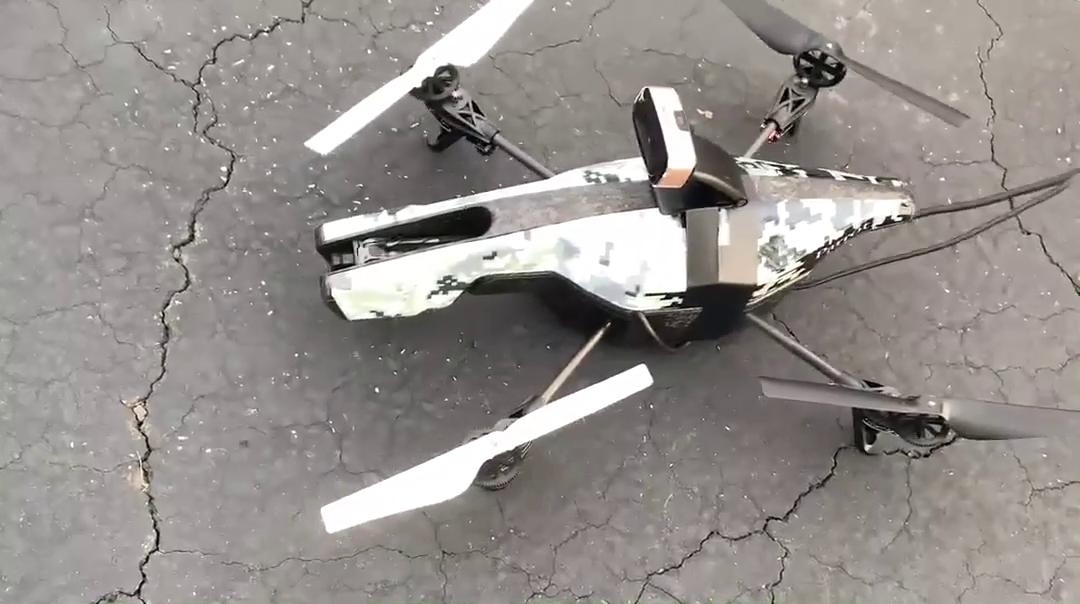
#> input picture frame 11 of AI-19/AICLUBVIDEOS/2ndvidneedslow - Copy.mp4, 1080 x 604 px, given in place of the camera
$ jupyter execute The_Final_Code_live.ipynb   (shell and % lines are left out)   (text cells are left out)
#> lines starting #> are read from the running program, lines starting #| are printed output that depends on the picture; pictures that were not available may be replaced by others from this repository, and a replacement may not be noted
[cell 1]
import cv2
import numpy as np
import time
import os
import shutil
import psutil
from PIL import Image
import pickle
import pandas as pd
import datetime
import random
os.chdir('/Users/NidhiAneja/Documents/AI/Cafeteria/OpenCV-Python-Series-master/src_final/')
from utils import CFEVideoConf, image_resize
import glob
from imageai.Prediction import ImagePrediction
from imageai.Detection import ObjectDetection
from imageai.Prediction.Custom import ModelTraining
from imageai.Prediction.Custom import CustomImagePrediction
import matplotlib.pyplot as plt

[cell 2]
os.chdir('/Users/NidhiAneja/Documents/AI/Cafeteria/OpenCV-Python-Series-master/src_final/video-image/in')
base_dir = '/Users/NidhiAneja/Documents/AI/Cafeteria/OpenCV-Python-Series-master/src_final/video-image/in'

[cell 3]
student_name = input()
#> the answer given: ../AI-19/Capturning_Pics/Kunal/0.jpg
if not os.path.exists(os.path.join(base_dir, student_name)):
    os.makedirs(os.path.join(base_dir, student_name))

nm1 = str(student_name)
nm2 = '.avi'
nm3 = '.mp4'
avi_file = ''.join((nm1, nm2))
mp4_file = ''.join((nm1, nm3))

#Go to the student folder
os.chdir(os.path.join(base_dir, nm1))

frames_per_sec = 24.0
resolution = '720p'

STD_DIMENSIONS = {
    '420p':(640, 480),
    '720p':(1280, 720),
    '1080p':(1920, 1080),
    '4k':(3840, 2160),
}
VIDEO_TYPE = {
    '.avi': cv2.VideoWriter_fourcc(*'XVID'),
    '.mp4' : cv2.VideoWriter_fourcc (*'XVID'),
}
def get_video_type (file_path):
    filepath, x = os.path.splitext(file_path)
    if x in VIDEO_TYPE:
        return VIDEO_TYPE[x]
def set_res(cap, res='720p'):
    width, height = STD_DIMENSIONS['720p']
    if res in STD_DIMENSIONS:
        width, height = STD_DIMENSIONS[res]
    cap.set(3, width)
    cap.set(4, height)
    return width, height
cap = cv2.VideoCapture(0)
dims = set_res(cap, resolution)
video_type_cv2 = get_video_type (avi_file)

recording_length = 10
t0 = time.time()
avi_out = cv2.VideoWriter(avi_file, video_type_cv2, frames_per_sec, dims)
mp4_out = cv2.VideoWriter(mp4_file, video_type_cv2, frames_per_sec, dims)


while True:
    ret, frame = cap.read()
#> frame is the input picture: shape (604, 1080, 3); mean B, G, R 140, 143.3, 148.6
    mp4_out.write(frame)
    cv2.imshow('frame', frame)
    cv2.moveWindow('frame', 50,40)
    if cv2.waitKey(20) & 0xFF == ord('q') or time.time() > (t0 + recording_length):
#> (key q is pressed here)
        break

cap.release()
avi_out.release()
mp4_out.release()
cv2.destroyAllWindows()
os.chdir(os.path.join(base_dir, student_name))
final_vid = os.path.join(base_dir, student_name , mp4_file)
final_vid2 = os.path.join(base_dir, student_name , avi_file)
print(final_vid)
print(final_vid2)

[cell 4]
fps = 2000 # 1 sec

[cell 5]
def extract_image_fps(video_source):
    vidcap = cv2.VideoCapture(video_source)
    count = 0
    success = True
    while success:
        vidcap.set(cv2.CAP_PROP_POS_MSEC, (count*fps))
        success, image = vidcap.read()
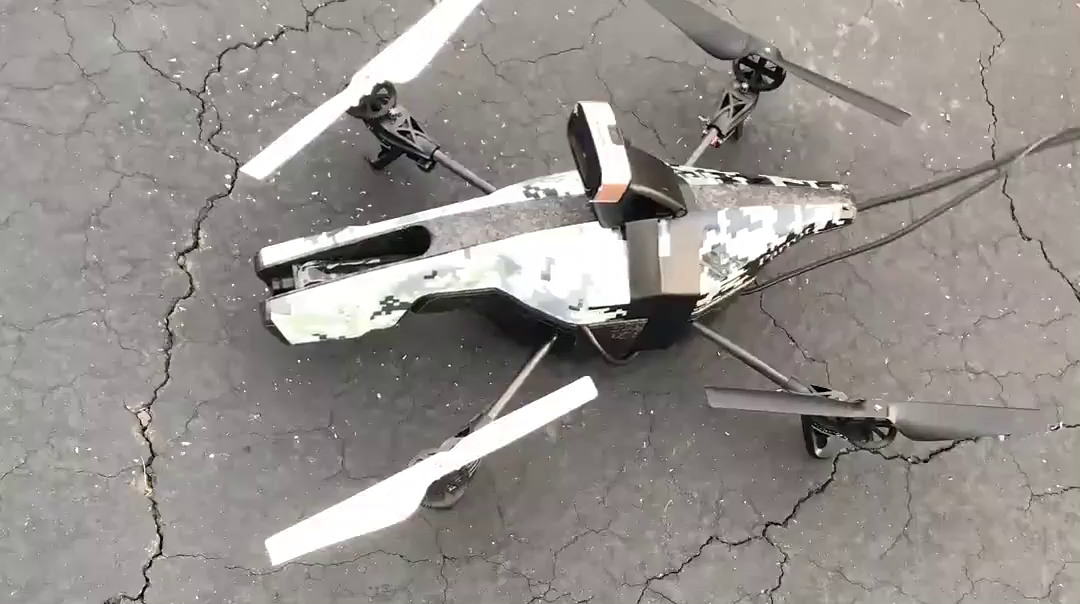
#> input picture frame 0 of AI-19/AICLUBVIDEOS/2ndvidneedslow - Copy.mp4, 1080 x 604 px, given in place of 0.jpg.avi, which was not available
#> image is the input picture: shape (604, 1080, 3); mean B, G, R 139.8, 143.5, 148.7
        img_last= cv2.imread('frame{}.png'.format(count-1))
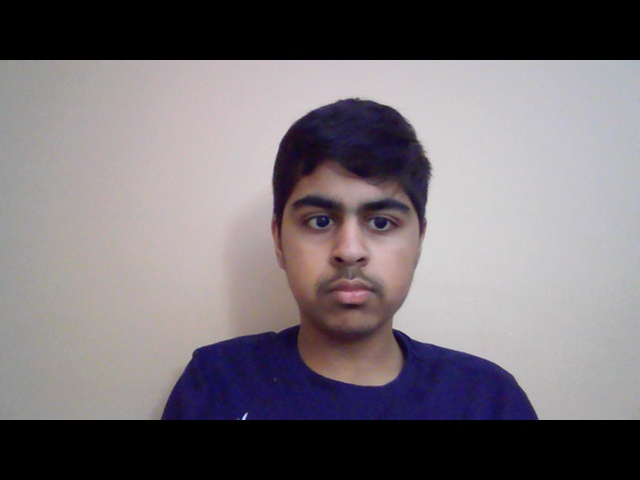
#> input picture AI-19/Capturning_Pics/Kunal/0.jpg, 640 x 480 px, given in place of frame-1.png, which was not available
#> img_last is the input picture: shape (480, 640, 3); mean B, G, R 117.5, 112.4, 118.7
        if np.array_equal(image, img_last):
            break
        cv2.imwrite("frame%d.png" % count, image)
        print('{}.sec reading a new frame:{}'.format(count, success))
#| 0.sec reading a new frame:True
        count += 1
    folder = os.path.dirname(video_source)
    print (folder)
#| /Users/NidhiAneja/Documents/AI/Cafeteria/OpenCV-Python-Series-master/src_final/video-image/in/../AI-19/Capturning_Pics/Kunal/0.jpg/../AI-19/Capturning_Pics/Kunal
'''    for each_pic in os.listdir(folder):
        pic = os.path.join(folder, each_pic)
        #print(pic)
        gg = os.path.getsize(pic) > 0
        print(gg)
        if gg == False:
            os.remove(pic)
            print('Deleted ' + pic + '!')'''

$ run again, starting later in the video
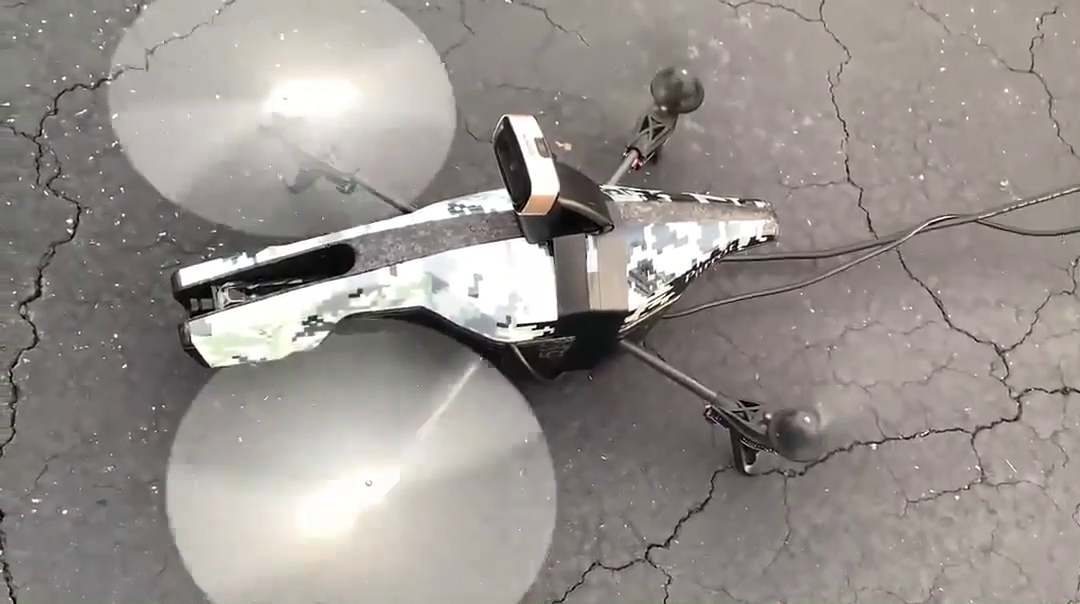
#> input picture frame 50 of AI-19/AICLUBVIDEOS/2ndvidneedslow - Copy.mp4, 1080 x 604 px, given in place of the camera
#> frame is the input picture: shape (604, 1080, 3); mean B, G, R 141.5, 145.8, 151.8
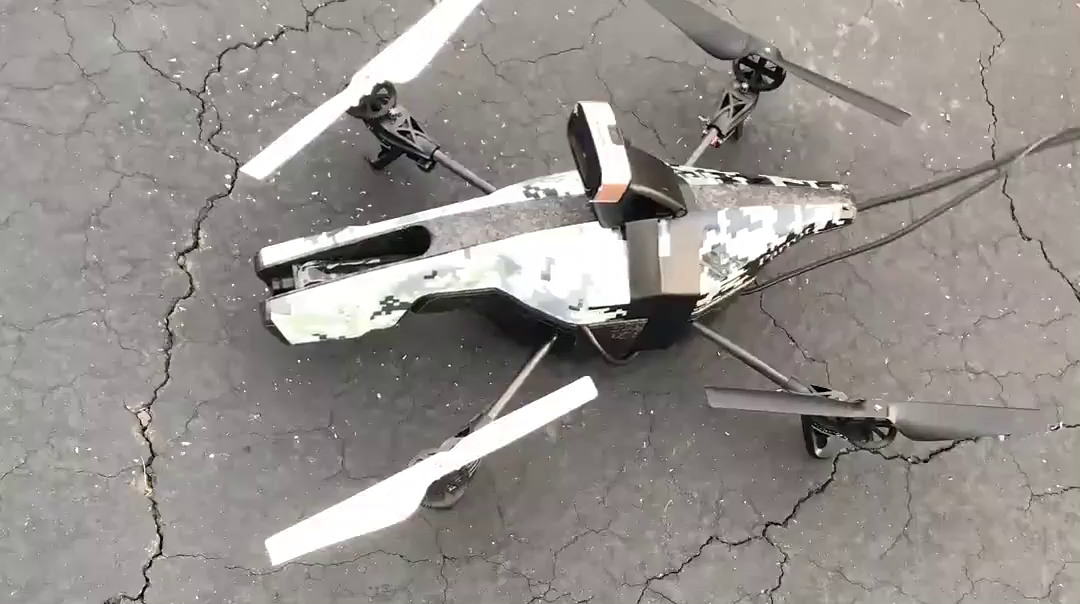
#> input picture frame 0 of AI-19/AICLUBVIDEOS/2ndvidneedslow - Copy.mp4, 1080 x 604 px, given in place of 0.jpg.avi, which was not available
#> in extract_image_fps, image is the input picture: shape (604, 1080, 3); mean B, G, R 139.8, 143.5, 148.7
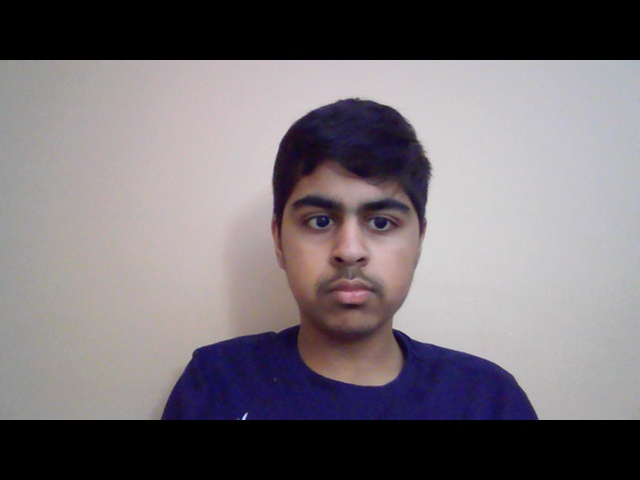
#> input picture AI-19/Capturning_Pics/Kunal/0.jpg, 640 x 480 px, given in place of frame-1.png, which was not available
#> in extract_image_fps, img_last is the input picture: shape (480, 640, 3); mean B, G, R 117.5, 112.4, 118.7
#| 0.sec reading a new frame:True
#| /Users/NidhiAneja/Documents/AI/Cafeteria/OpenCV-Python-Series-master/src_final/video-image/in/../AI-19/Capturning_Pics/Kunal/0.jpg/../AI-19/Capturning_Pics/Kunal

$ run again, starting later in the video
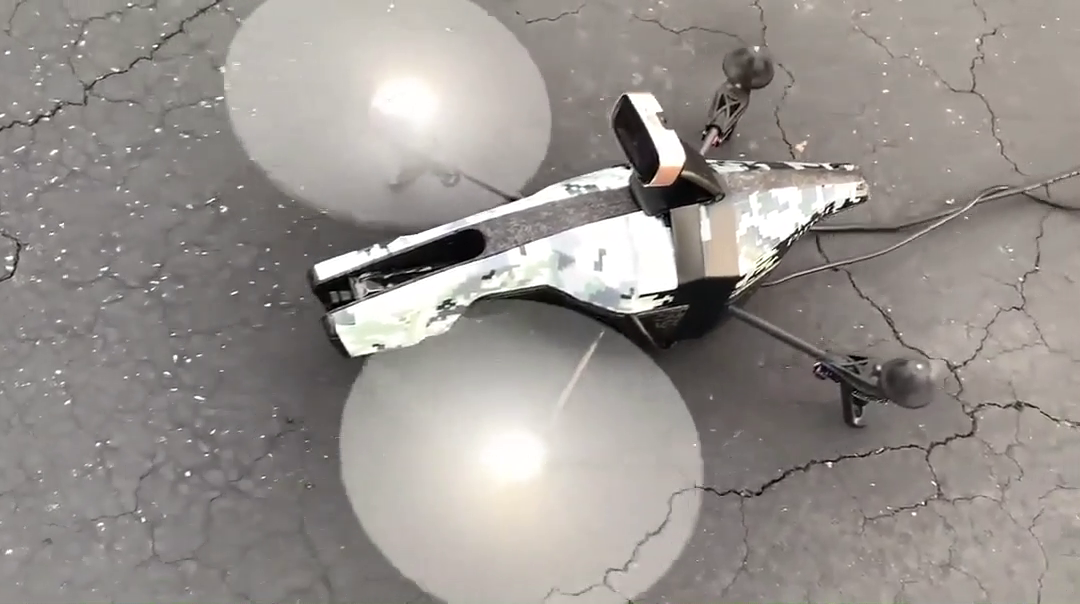
#> input picture frame 89 of AI-19/AICLUBVIDEOS/2ndvidneedslow - Copy.mp4, 1080 x 604 px, given in place of the camera
#> frame is the input picture: shape (604, 1080, 3); mean B, G, R 141.6, 145.8, 151.4
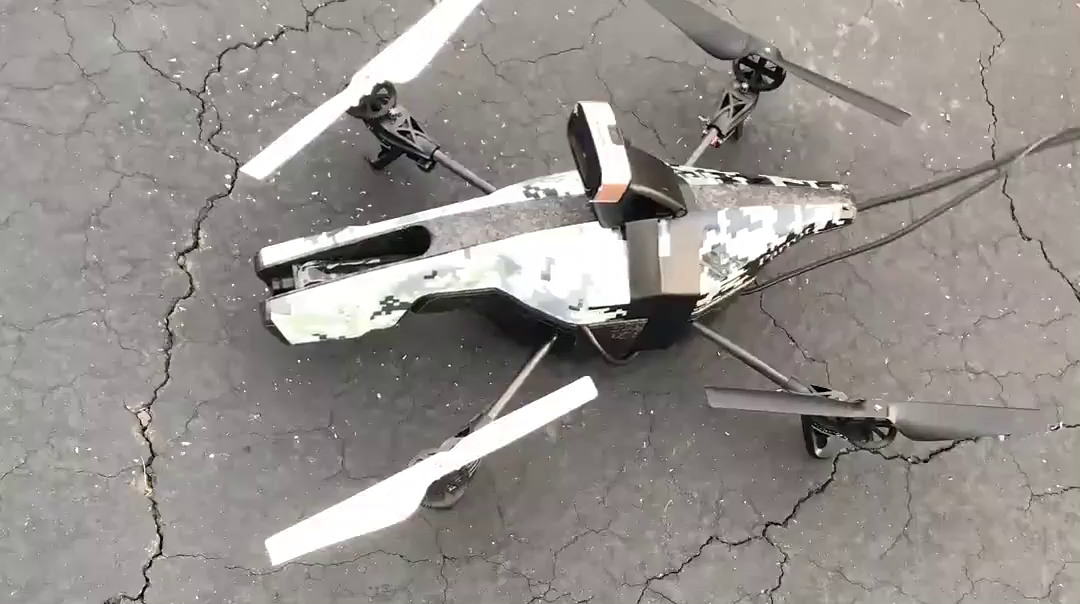
#> input picture frame 0 of AI-19/AICLUBVIDEOS/2ndvidneedslow - Copy.mp4, 1080 x 604 px, given in place of 0.jpg.avi, which was not available
#> in extract_image_fps, image is the input picture: shape (604, 1080, 3); mean B, G, R 139.8, 143.5, 148.7
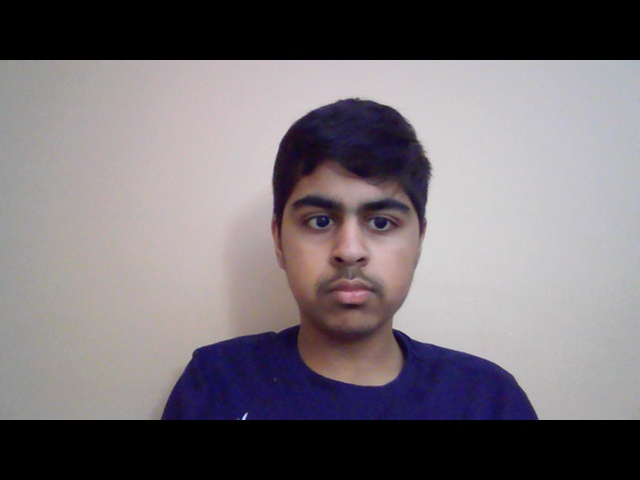
#> input picture AI-19/Capturning_Pics/Kunal/0.jpg, 640 x 480 px, given in place of frame-1.png, which was not available
#> in extract_image_fps, img_last is the input picture: shape (480, 640, 3); mean B, G, R 117.5, 112.4, 118.7
#| 0.sec reading a new frame:True
#| /Users/NidhiAneja/Documents/AI/Cafeteria/OpenCV-Python-Series-master/src_final/video-image/in/../AI-19/Capturning_Pics/Kunal/0.jpg/../AI-19/Capturning_Pics/Kunal
